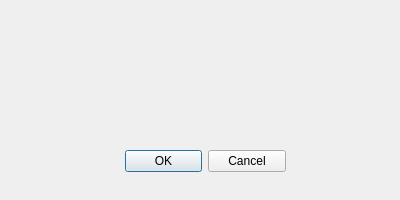
<?xml version="1.0" encoding="UTF-8"?>
<ui version="4.0">
 <class>VentanaPrincipal</class>
 <widget class="QWidget" name="VentanaPrincipal">
  <property name="geometry">
   <rect>
    <x>0</x>
    <y>0</y>
    <width>400</width>
    <height>200</height>
   </rect>
  </property>
  <property name="windowTitle">
   <string>Form</string>
  </property>
  <widget class="QDialogButtonBox" name="buttonBox">
   <property name="geometry">
    <rect>
     <x>125</x>
     <y>150</y>
     <width>161</width>
     <height>23</height>
    </rect>
   </property>
   <property name="standardButtons">
    <set>QDialogButtonBox::Cancel|QDialogButtonBox::Ok</set>
   </property>
  </widget>
 </widget>
 <resources/>
 <connections/>
</ui>
